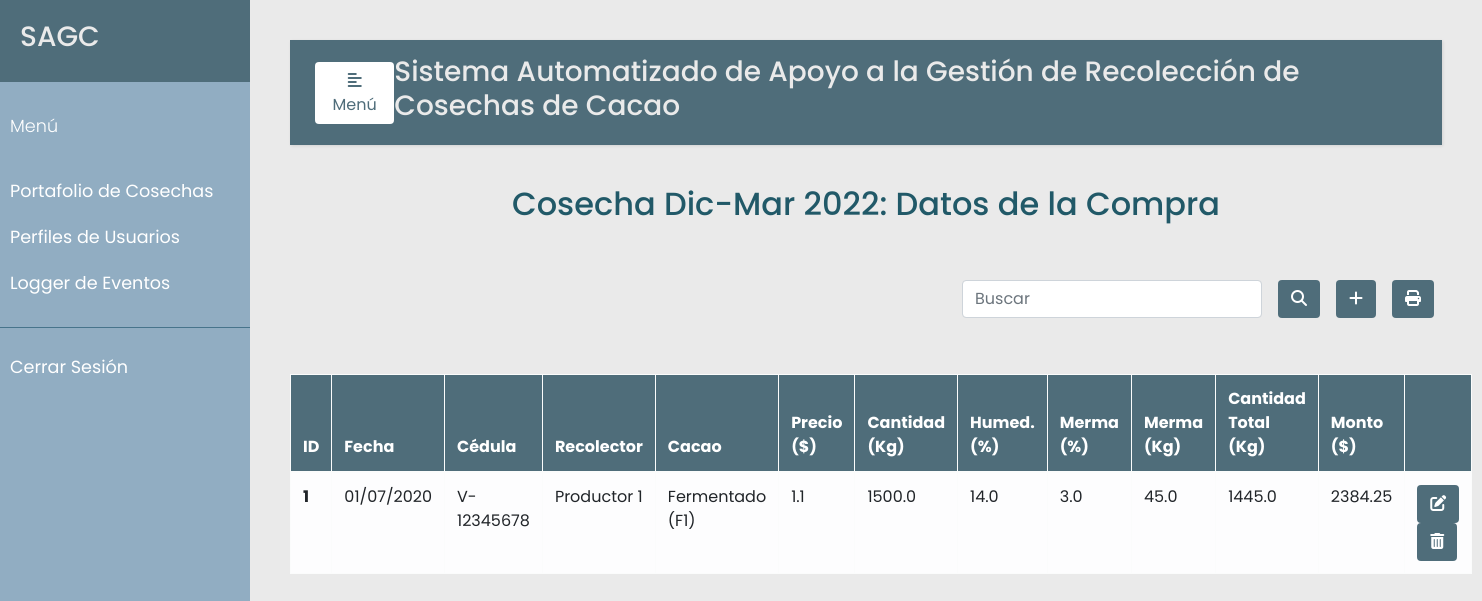
The page /cosecha/1/compras (signed in) on the database as committed earlier.
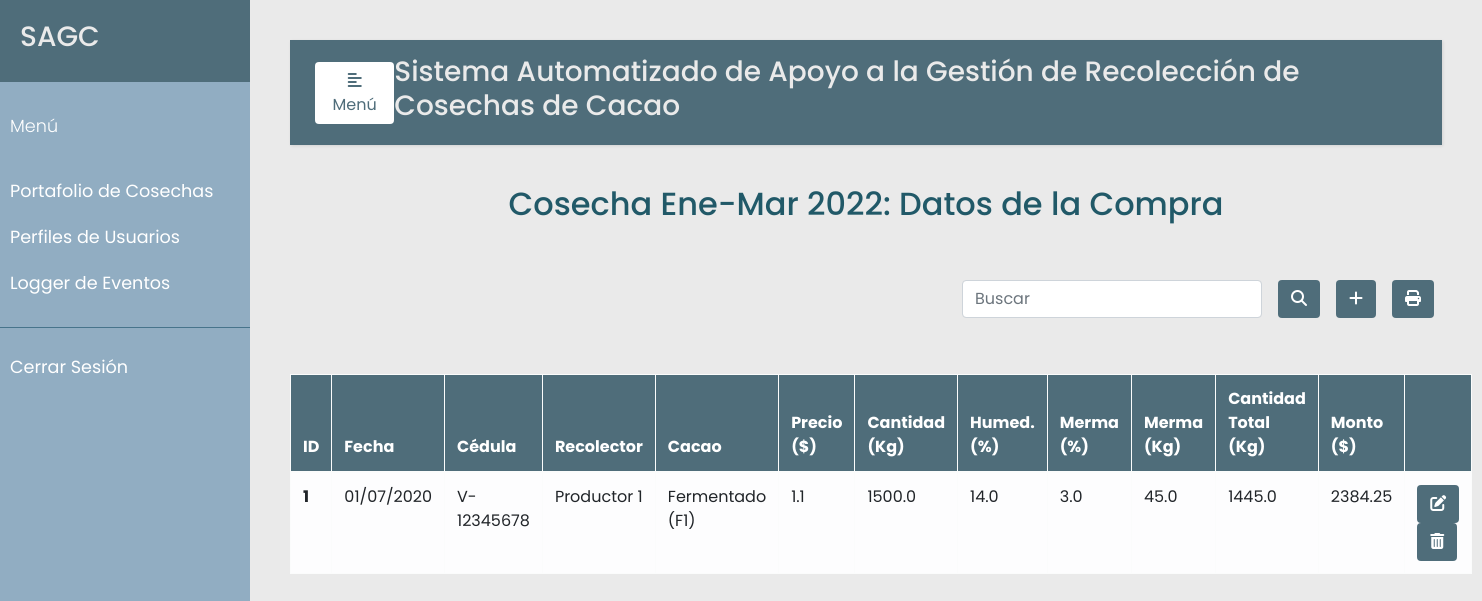
The same page on the database as committed later.
### models.py (models this page shows, shortened)
class Cosecha(db.Model):
    __tablename__ = 'cosechas'
    id = db.Column(db.Integer, primary_key=True)
    descripcion = db.Column(db.String(120), unique=True)
    inicio = db.Column(db.DateTime, nullable=False)
    cierre = db.Column(db.DateTime, nullable=False)
    estado = db.Column(db.Boolean, default=True)
    compras = db.relationship('Compra', backref='cosechas')

### app.py (the view, shortened to what this page needs)
@app.route("/cosecha/<int:id>/compras", methods=['GET', 'POST'])
@login_required
def compras(id):
    error=None
    cosecha= Cosecha.query.get_or_404(id)
    compras = Compra.query.filter_by(cosecha_id=id).all()
    tipo_prod = TipoRecolector.query.all()
    return render_template('compras.html', error=error, cosecha=cosecha, compras=compras, tipo_prod=tipo_prod)

### app.py (called while the page is built)
def login_required(f):
    @wraps(f)
    def wrap(*args, **kwargs):
        if 'logged_in' in session:
            return f(*args, **kwargs)
        else:
            flash('Necesitas iniciar sesión primero')
            return redirect(url_for('login'))
    return wrap

### templates/compras.html (shortened to what this page needs)
{% extends "base.html" %}
{% set active_page = "compras" %}
{% block content %}
  <p class="text-center h2 fw-bold mb-5 mx-1 mx-md-4 mt-4">{{ cosecha.descripcion }}: Datos de la Compra</p>
  <div class="d-flex flex-row-reverse bd-highlight">
    <div class="p-2 bd-highlight">
      <button type="button" class="btn" style="color:#fff; background-color:#4F6D7A;">
        <i class="fa fa-print" aria-hidden="true"></i>
      </button>
    </div>
      <div class="p-2 bd-highlight">
        <button type="button" class="btn" style="color:#fff; background-color:#4F6D7A;" data-toggle="modal" data-target="#exampleModalLong">
          <i class="fa-solid fa-plus"></i>
        </button>
      </div>
      <div class="p-2 bd-highlight" style="display:flex; align-content: flex-end;">
        <form action='/cosecha/{{ cosecha.id }}/compras/search' method="post" class="form-inline" style="justify-content: flex-end">
          <input class="form-control mr-3 w-75" type="text" placeholder="Buscar" aria-label="Buscar" name="search_compra">
          <button type="submit" id="search_compra" name="action-type" value="search" class="btn" style="color:#fff; background-color:#4F6D7A;">
            <i class="fas fa-search" aria-hidden="true"></i>
          </button>
        </form>
      </div>
    </div>
  <br/>
  <br>
  <table class="table table-bordered table-light table-hover">
    <thead>
      <tr>
        <th scope="col">ID</th>
        <th scope="col">Fecha</th>
        <th scope="col">Cédula</th>
        <th scope="col">Recolector</th>
        <th scope="col">Cacao</th>
        <th scope="col">Precio <br> ($)</th>
        <th scope="col">Cantidad <br> (Kg)</th>
        <th scope="col">Humed. <br> (%)</th>
        <th scope="col">Merma <br> (%)</th>
        <th scope="col">Merma <br> (Kg)</th>
        <th scope="col">Cantidad <br> Total (Kg)</th>
        <th scope="col">Monto ($)</th>
        <th scope="col"></th>
      </tr>
    </thead>
    <tbody>
      {% for u in compras %}
      <tr>
        <th scope="row">{{u.id}}</th>
        <td>{{u.fecha.date().strftime("%d/%m/%Y") }}</td>
        <td>{{u.recolectores.ci }}</td>
        <td>{{u.tipo_prod.descripcion}}</td>
        <td>{{u.clase_cacao}}</td>
        <td>{{u.precio}}</td>
        <td>{{u.cantidad}}</td>
        <td>{{u.humedad}}</td>
        <td>{{u.merma_porcentaje}}</td>
        <td>{{u.merma_kg}}</td>
        <td>{{u.cantidad_total}}</td>
        <td>{{u.monto}}</td>
        <td>
          <button type="button" class="btn action" data-toggle="modal" data-target="#edit-modal-{{u.id}}">
            <i class="fas fa-edit"></i>
          </button>
          <button type="button" class="btn action" data-toggle="modal" data-target="#delete-modal-{{u.id}}">
            <i class="fas fa-trash-alt"></i>
          </button>
        </td>
      </tr>
      {% endfor %}
    </tbody>
  </table>
{% endblock %}

Rows that differ between the two databases and show on the page:
changed Cosecha: descripcion "Cosecha Dic-Mar 2022" → "Cosecha Ene-Mar 2022"
